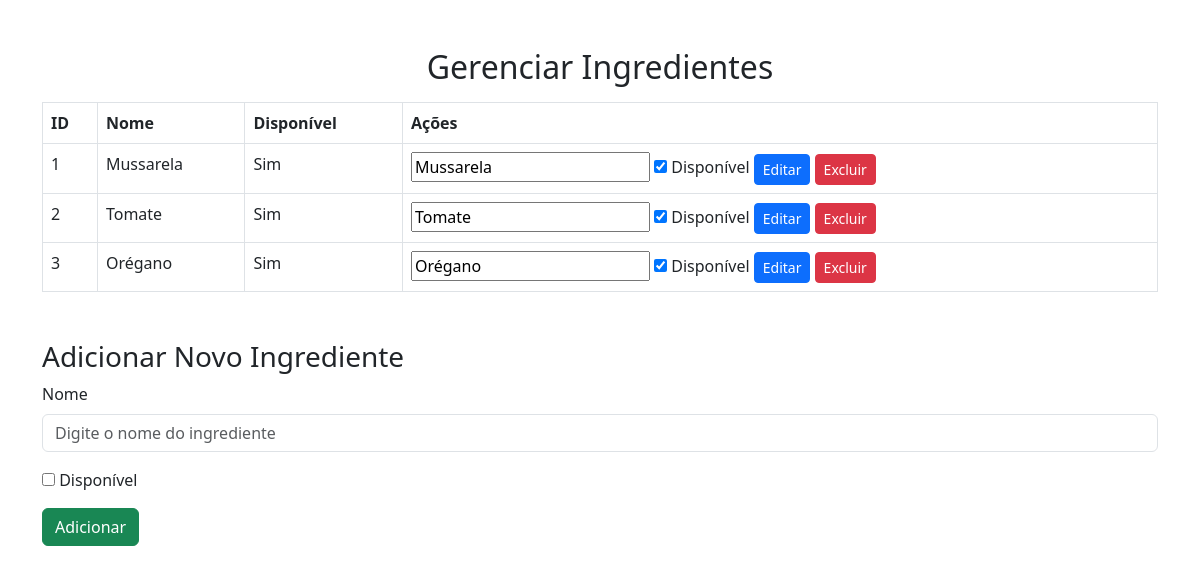
The page /ingredientesContent.php on the database as committed earlier.
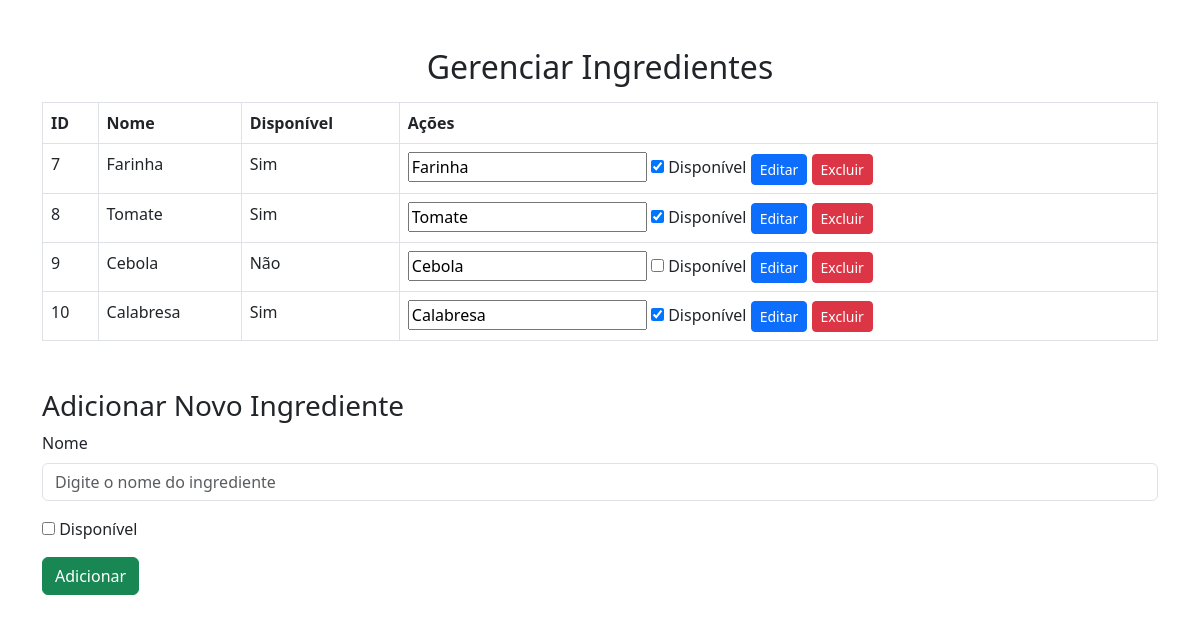
The same page on the database as committed later.
### tables this page shows
CREATE TABLE `ingrediente` (
  `Id_ingrediente` int(11) NOT NULL,
  `Nome` varchar(100) NOT NULL,
  `Disponivel` tinyint(1) DEFAULT 1
);

### web/classes/manipulaIngrediente.php (called while the page is built, shortened)
<?php
require_once 'conexaoBanco.php';
class manipulaIngrediente
{
    private $conexao;
    public function __construct()
    {
        $this->conexao = new conexaoBanco();
    }
    public function listaIngrediente()
    {
        $sql = "select * from ingrediente";
        $stmt = $this->conexao->conectar()->query($sql);
        return $stmt->fetchAll();
    }
}
?>

### web/classes/conexaoBanco.php (called while the page is built)
<?php
class conexaoBanco
{
    private $host = "localhost";
    private $dbname = "banco";
    private $username = "root";
    private $password = "";
    private $conexao;
    public function conectar()
    {
        if ($this->conexao === null)
        {
            try
            {
                $this->conexao = new PDO("mysql:host={$this->host};dbname={$this->dbname}",
                $this->username,
                $this->password
                );
            }
            catch (PDOException $e)
            {
                echo "Erro na conexão: " . $e->getMessage();
                exit;
            }
        }
        return $this->conexao;
    }
}
?>

### web/ingredientesContent.php (the view, shortened to what this page needs)
<?php
require_once './classes/manipulaIngrediente.php';
$manipula = new manipulaIngrediente();
$ingredientes = $manipula->listaIngrediente();
?>
<!DOCTYPE html>
<html lang="pt-BR">
<head>
    <link rel="stylesheet" href="https://cdn.jsdelivr.net/npm/bootstrap@5.3.0/dist/css/bootstrap.min.css">
</head>
<body>
    <div class="container mt-5">
        <h2 class="text-center">Gerenciar Ingredientes</h2>
        <table class="table table-bordered mt-3">
            <thead>
                <tr>
                    <th>ID</th>
                    <th>Nome</th>
                    <th>Disponível</th>
                    <th>Ações</th>
                </tr>
            </thead>
            <tbody>
                <?php foreach ($ingredientes as $ingrediente): ?>
                <tr>
                    <td><?= $ingrediente['Id_ingrediente'] ?></td>
                    <td><?= htmlspecialchars($ingrediente['Nome']) ?></td>
                    <td><?= $ingrediente['Disponivel'] ? 'Sim' : 'Não' ?></td>
                    <td>
                        <form method="post" style="display:inline;">
                            <input type="text" name="nome" placeholder="Nome" required value="<?= $ingrediente['Nome'] ?>">
                            <label>
                                <input type="checkbox" name="disponivel" <?= $ingrediente['Disponivel'] ? 'checked' : '' ?>> Disponível
                            </label>
                            <button class="btn btn-primary btn-sm">Editar</button>
                        </form>
                        <form method="post" style="display:inline;" onsubmit="event.preventDefault(); confirmarExclusao(this);">
                            <button class="btn btn-danger btn-sm">Excluir</button>
                        </form>
                    </td>
                </tr>
                <?php endforeach; ?>
            </tbody>
        </table>
        <h3 class="mt-5">Adicionar Novo Ingrediente</h3>
        <form method="post" autocomplete="off">
            <div class="mb-3">
                <label for="nome" class="form-label">Nome</label>
                <input type="text" class="form-control" name="nome" id="nome" placeholder="Digite o nome do ingrediente" required>
            </div>
            <div class="mb-3">
                <label>
                    <input type="checkbox" name="disponivel"> Disponível
                </label>
            </div>
            <button type="submit" class="btn btn-success">Adicionar</button>
        </form>
    </div>
</body>
</html>

Rows that differ between the two databases and show on the page:
removed ingrediente: Id_ingrediente "1", Nome "Mussarela", shows "Sim", nome "Mussarela", Disponivel "☑"
removed ingrediente: Id_ingrediente "2", Nome "Tomate", shows "Sim", nome "Tomate", Disponivel "☑"
removed ingrediente: Id_ingrediente "3", Nome "Orégano", shows "Sim", nome "Orégano", Disponivel "☑"
added ingrediente: Id_ingrediente "7", Nome "Farinha", shows "Sim", nome "Farinha", Disponivel "☑"
added ingrediente: Id_ingrediente "8", Nome "Tomate", shows "Sim", nome "Tomate", Disponivel "☑"
added ingrediente: Id_ingrediente "9", Nome "Cebola", shows "Não", nome "Cebola"
added ingrediente: Id_ingrediente "10", Nome "Calabresa", shows "Sim", nome "Calabresa", Disponivel "☑"
